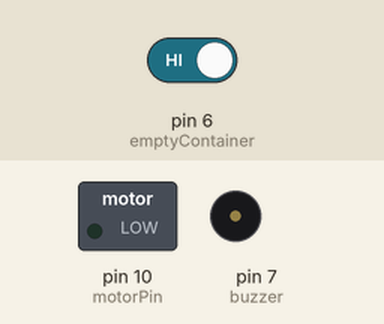
Bench run of a sketch on a simulated Arduino Uno, built with avr-gcc and run on an emulated ATmega328P. Shown: switched loads named in the sketch (green lamp = pin HIGH), buzzer (waves = sounding, pin HIGH). The test bench sets the inputs (shaded band); at power-on: pin 6 (emptyContainer) HIGH.

Above: at 1.2 s.
1.3 s: pin 6 (emptyContainer) driven LOW
At 1.7 s:
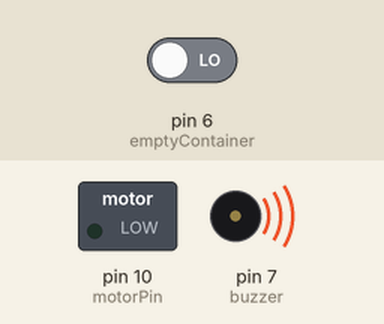
4.3 s: pin 6 (emptyContainer) driven HIGH
At 5.2 s:
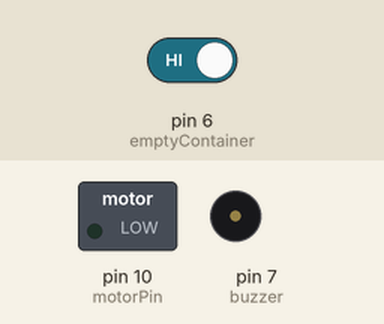
Timing chart, 0 to 7.3 s (numbered marks = the images above; inputs shaded):
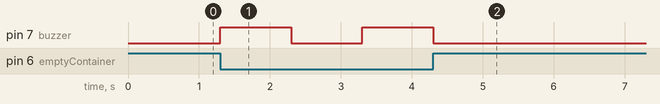

Measured:
- after the input at 1.3 s, pin 7 (buzzer): LOW → HIGH at once, → LOW 1.0 s later, → HIGH 1.0 s later
- after the input at 4.3 s, pin 7 (buzzer): goes on until 4.3 s, then stays LOW

The sketch:

Automatic_Dispenser_Using_HC-SR04.ino
```cpp
 // pins and variables
#define echoPin 4
#define trigPin 5
#define emptyContainer 6  // When the container is empty the connection is lost it makes
#define buzzer 7          // the buzzer make noice and inform that the container is empty
#define delayTime 3000
#define motorPin 10
int distance;
int long duration;

void setup()
{
  pinMode(echoPin,INPUT);        // defining pin modes
  pinMode(trigPin,OUTPUT);
  pinMode(motorPin, OUTPUT);
  pinMode(emptyContainer,INPUT);
  pinMode(buzzer, OUTPUT);
  digitalWrite(buzzer, LOW);
}

void loop()
{
  if(digitalRead(emptyContainer) == LOW)
    {
     digitalWrite(buzzer, HIGH);
     delay(1000);
     digitalWrite(buzzer, LOW);
     delay(1000);
   }
  else
    {
      void dispense();
    }
}

void dispense()
{
  digitalWrite(trigPin,LOW);
  delayMicroseconds(2);
  digitalWrite(trigPin,HIGH);
  delayMicroseconds(10);
  digitalWrite(trigPin,LOW);
  duration = pulseIn(echoPin,HIGH);
  distance=(duration*0.034/2);   // now you got the distance

  if(distance<=20)               // if the hand/object comes under 20cm it dispense sanitizer
  {
    digitalWrite(motorPin,HIGH);
    delay(delayTime);
    digitalWrite(motorPin,LOW);
    delay(delayTime);
  }
  else
  {
    digitalWrite(motorPin,LOW);
  }
}
```
